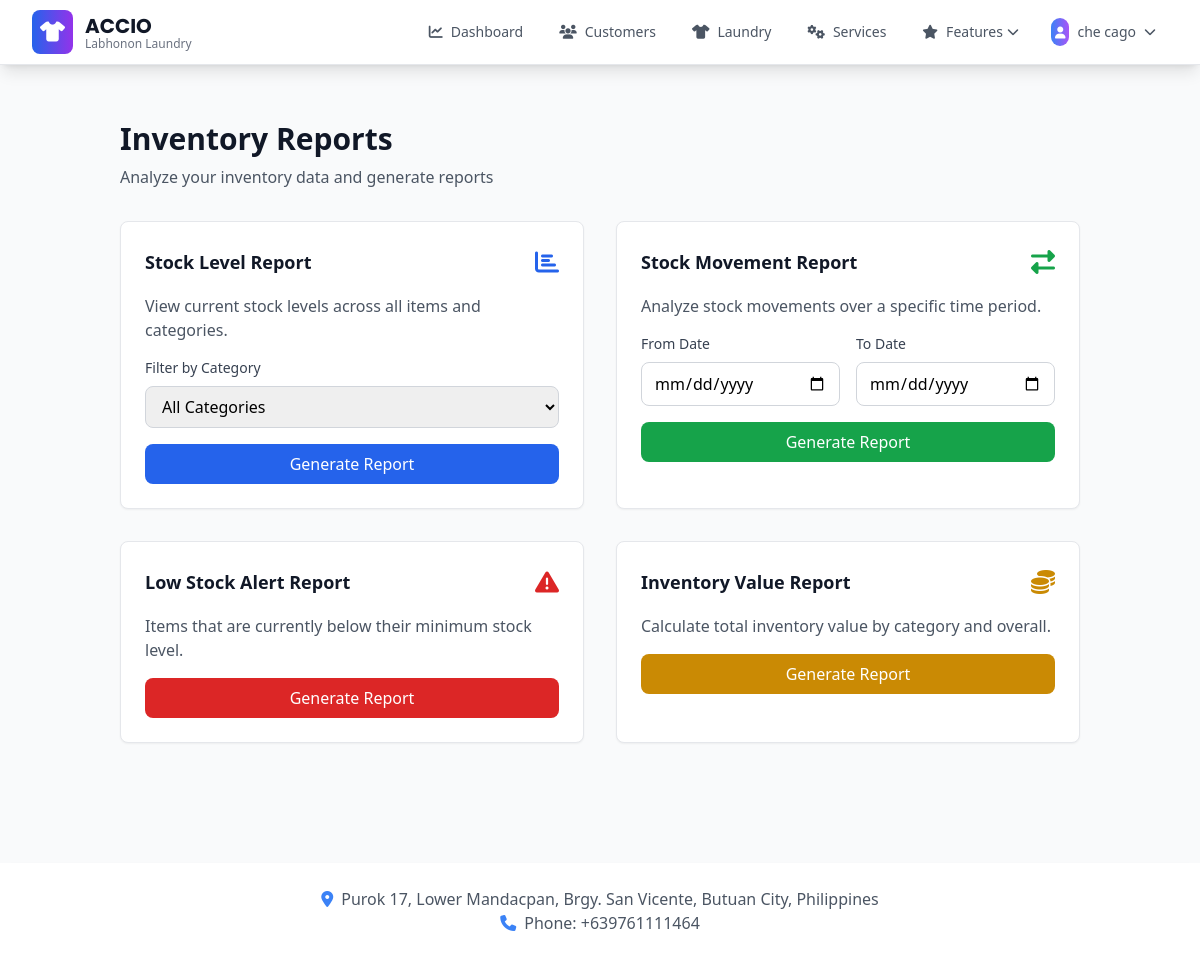
The app's page /inventory/reports?report_type=low_stock (signed in), older data.
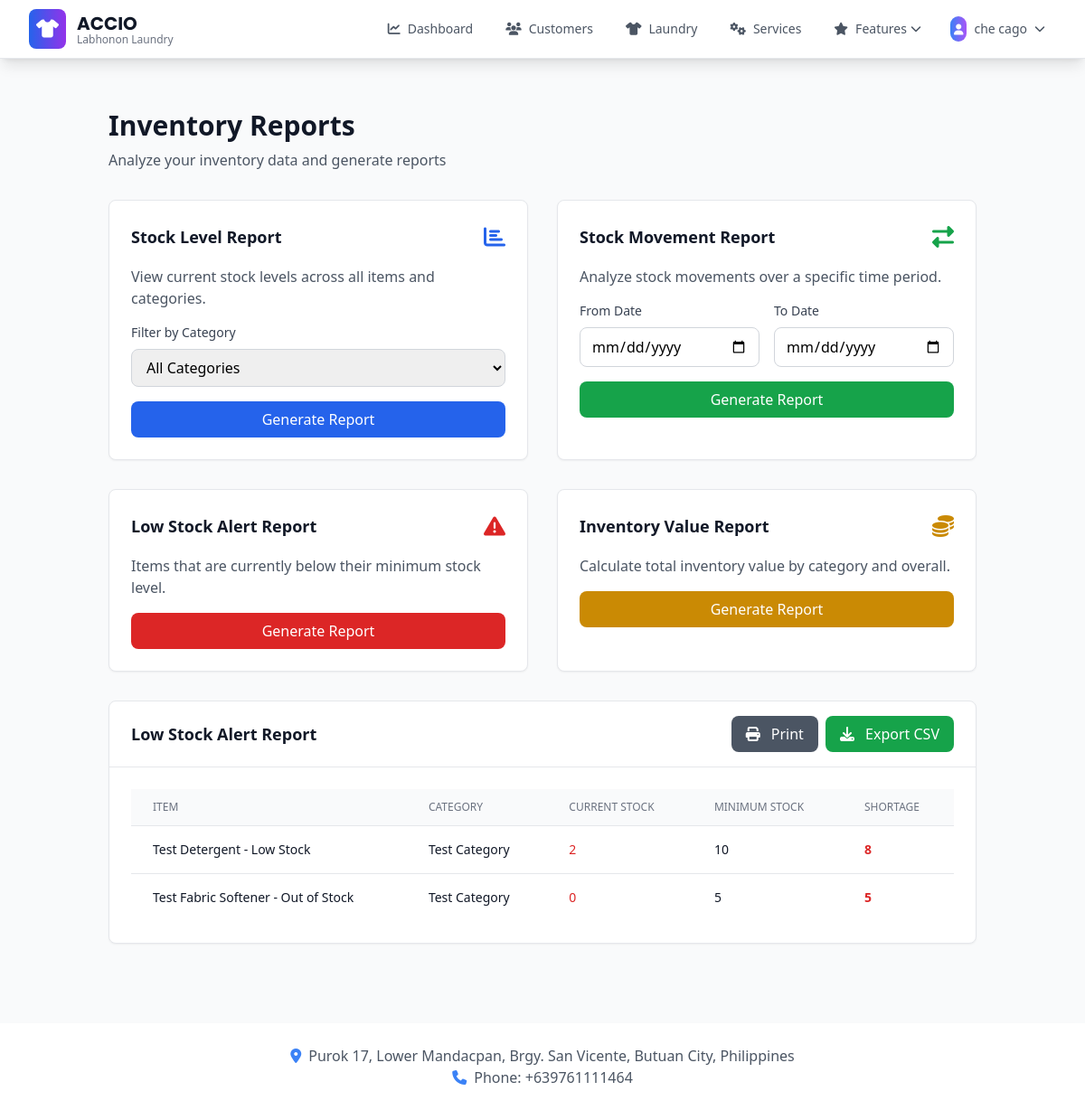
The same page, newer data.
### app/models.py (models this page shows, shortened)
class InventoryItem(db.Model):
    id = db.Column(db.Integer, primary_key=True)
    name = db.Column(db.String(150), nullable=False)
    description = db.Column(db.Text)
    category_id = db.Column(db.Integer, db.ForeignKey('inventory_category.id'), nullable=False)
    current_stock = db.Column(db.Integer, default=0)
    minimum_stock = db.Column(db.Integer, default=10)  # Reorder level
    maximum_stock = db.Column(db.Integer, default=100)  # Maximum capacity
    unit_of_measure = db.Column(db.String(20), default='pieces')  # pieces, liters, kg, bottles, etc.
    cost_per_unit = db.Column(db.Float, default=0.0)
    selling_price = db.Column(db.Float, default=0.0)
    brand = db.Column(db.String(100))
    model_number = db.Column(db.String(100))
    supplier = db.Column(db.String(150))
    barcode = db.Column(db.String(100), unique=True)
    is_active = db.Column(db.Boolean, default=True)
    is_consumable = db.Column(db.Boolean, default=True)  # True for supplies, False for equipment
    date_created = db.Column(db.DateTime, default=datetime.utcnow)
    date_updated = db.Column(db.DateTime, default=datetime.utcnow, onupdate=datetime.utcnow)
    created_by = db.Column(db.Integer, db.ForeignKey('user.id'))
    stock_movements = db.relationship('StockMovement', backref='item', lazy=True, cascade='all, delete-orphan')

class InventoryCategory(db.Model):
    id = db.Column(db.Integer, primary_key=True)
    name = db.Column(db.String(100), unique=True, nullable=False)
    description = db.Column(db.Text)
    icon = db.Column(db.String(50), default='fas fa-box')
    color = db.Column(db.String(20), default='blue')  # For UI color coding
    is_active = db.Column(db.Boolean, default=True)
    date_created = db.Column(db.DateTime, default=datetime.utcnow)
    items = db.relationship('InventoryItem', backref='category', lazy=True, cascade='all, delete-orphan')

### app/inventory.py (the view, shortened to what this page needs)
@inventory.route('/reports')
@login_required
def reports():
    report_type = request.args.get('report_type')
    report_data = None
    report_summary = {}
    report_title = ""
    if report_type:
        if report_type == 'stock_levels':
            category_id = request.args.get('category_id', type=int)
            query = InventoryItem.query
            if category_id:
                query = query.filter(InventoryItem.category_id == category_id)  # type: ignore
            report_data = query.order_by(InventoryItem.name).all()
            report_title = "Stock Level Report"
        elif report_type == 'low_stock':
            report_data = InventoryItem.query.filter(
                InventoryItem.current_stock <= InventoryItem.minimum_stock  # type: ignore
            ).order_by(InventoryItem.name).all()
            report_title = "Low Stock Alert Report"
    categories = InventoryCategory.query.order_by(InventoryCategory.name).all()
    return render_template('inventory/reports.html',
                         categories=categories,
                         report_data=report_data,
                         report_summary=report_summary,
                         report_title=report_title)

### app/__init__.py (called while the page is built)
@login_manager.user_loader
def load_user(id):
    from .models import User
    return User.query.get(int(id))

### app/templates/inventory/reports.html (shortened to what the changed rows need)
{% extends "base.html" %}
{% block content %}
<div class="container mx-auto px-4 sm:px-6 lg:px-8 py-8">
    <div class="mb-8">
        <h1 class="text-3xl font-bold text-gray-900 mb-2">Inventory Reports</h1>
    </div>
    {% if report_data %}
    <div class="bg-white rounded-lg shadow-sm border border-gray-200">
        <div class="px-6 py-4 border-b border-gray-200 flex justify-between items-center">
            <h3 class="text-lg font-semibold text-gray-900">{{ report_title }}</h3>
            <div class="flex space-x-2">
                <button onclick="window.print()"
                        class="bg-gray-600 hover:bg-gray-700 text-white px-4 py-2 rounded-lg transition-colors duration-200">
                    <i class="fas fa-print mr-2"></i>
                    Print
                </button>
                <button onclick="exportCSV()"
                        class="bg-green-600 hover:bg-green-700 text-white px-4 py-2 rounded-lg transition-colors duration-200">
                    <i class="fas fa-download mr-2"></i>
                    Export CSV
                </button>
            </div>
        </div>
        <div class="p-6">
            {% if request.args.get('report_type') == 'stock_levels' %}
            <div class="overflow-x-auto">
                <table class="min-w-full divide-y divide-gray-200">
                    <thead class="bg-gray-50">
                        <tr>
                            <th class="px-6 py-3 text-left text-xs font-medium text-gray-500 uppercase">Item</th>
                            <th class="px-6 py-3 text-left text-xs font-medium text-gray-500 uppercase">Category</th>
                            <th class="px-6 py-3 text-left text-xs font-medium text-gray-500 uppercase">Current Stock</th>
                            <th class="px-6 py-3 text-left text-xs font-medium text-gray-500 uppercase">Minimum Stock</th>
                            <th class="px-6 py-3 text-left text-xs font-medium text-gray-500 uppercase">Status</th>
                            <th class="px-6 py-3 text-left text-xs font-medium text-gray-500 uppercase">Value</th>
                        </tr>
                    </thead>
                    <tbody class="divide-y divide-gray-200">
                        {% for item in report_data %}
                        <tr>
                            <td class="px-6 py-4 whitespace-nowrap">
                                <div class="text-sm font-medium text-gray-900">{{ item.name }}</div>
                                {% if item.sku %}<div class="text-sm text-gray-500">{{ item.sku }}</div>{% endif %}
                            </td>
                            <td class="px-6 py-4 whitespace-nowrap text-sm text-gray-900">
                                {{ item.category.name if item.category else '-' }}
                            </td>
                            <td class="px-6 py-4 whitespace-nowrap text-sm text-gray-900">
                                {{ item.current_stock }} {{ item.unit }}
                            </td>
                            <td class="px-6 py-4 whitespace-nowrap text-sm text-gray-900">
                                {{ item.minimum_stock }} {{ item.unit }}
                            </td>
                            <td class="px-6 py-4 whitespace-nowrap">
                                {% if item.current_stock <= 0 %}
                                <span class="px-2 py-1 text-xs font-medium bg-red-100 text-red-800 rounded-full">Out of Stock</span>
                                {% elif item.current_stock <= item.minimum_stock %}
                                <span class="px-2 py-1 text-xs font-medium bg-yellow-100 text-yellow-800 rounded-full">Low Stock</span>
                                {% else %}
                                <span class="px-2 py-1 text-xs font-medium bg-green-100 text-green-800 rounded-full">In Stock</span>
                                {% endif %}
                            </td>
                            <td class="px-6 py-4 whitespace-nowrap text-sm text-gray-900">
                                ₱{{ "%.2f"|format((item.cost_per_unit or 0) * item.current_stock) }}
                            </td>
                        </tr>
                        {% endfor %}
                    </tbody>
                </table>
            </div>
            {% elif request.args.get('report_type') == 'low_stock' %}
            {% if report_data %}
            <div class="overflow-x-auto">
                <table class="min-w-full divide-y divide-gray-200">
                    <thead class="bg-gray-50">
                        <tr>
                            <th class="px-6 py-3 text-left text-xs font-medium text-gray-500 uppercase">Item</th>
                            <th class="px-6 py-3 text-left text-xs font-medium text-gray-500 uppercase">Category</th>
                            <th class="px-6 py-3 text-left text-xs font-medium text-gray-500 uppercase">Current Stock</th>
                            <th class="px-6 py-3 text-left text-xs font-medium text-gray-500 uppercase">Minimum Stock</th>
                            <th class="px-6 py-3 text-left text-xs font-medium text-gray-500 uppercase">Shortage</th>
                        </tr>
                    </thead>
                    <tbody class="divide-y divide-gray-200">
                        {% for item in report_data %}
                        <tr>
                            <td class="px-6 py-4 whitespace-nowrap">
                                <div class="text-sm font-medium text-gray-900">{{ item.name }}</div>
                            </td>
                            <td class="px-6 py-4 whitespace-nowrap text-sm text-gray-900">
                                {{ item.category.name if item.category else '-' }}
                            </td>
                            <td class="px-6 py-4 whitespace-nowrap text-sm font-medium text-red-600">
                                {{ item.current_stock }} {{ item.unit }}
                            </td>
                            <td class="px-6 py-4 whitespace-nowrap text-sm text-gray-900">
                                {{ item.minimum_stock }} {{ item.unit }}
                            </td>
                            <td class="px-6 py-4 whitespace-nowrap text-sm font-bold text-red-600">
                                {{ item.minimum_stock - item.current_stock }} {{ item.unit }}
                            </td>
                        </tr>
                        {% endfor %}
                    </tbody>
                </table>
            </div>
            {% else %}
            <div class="text-center py-8">
                <i class="fas fa-check-circle text-green-600 text-6xl mb-4"></i>
                <h3 class="text-xl font-semibold text-gray-900 mb-2">All items are well stocked!</h3>
                <p class="text-gray-600">No items are currently below their minimum stock level.</p>
            </div>
            {% endif %}
            {% endif %}
        </div>
    </div>
    {% endif %}
</div>
{% endblock %}

Row changes from the older to the newer data that the page shows:
added InventoryItem: name "Test Detergent - Low Stock", category "Test Category", current_stock "2", minimum_stock "10", item.minimum_stock-item.current_stock "8"
added InventoryItem: name "Test Fabric Softener - Out of Stock", category "Test Category", current_stock "0", minimum_stock "5", item.minimum_stock-item.current_stock "5"
Text that changed along with them:
{{ report_title }}: (not shown) → "Low Stock Alert Report"
text now shown: "Print Export CSV ITEM CATEGORY CURRENT STOCK MINIMUM STOCK SHORTAGE"
